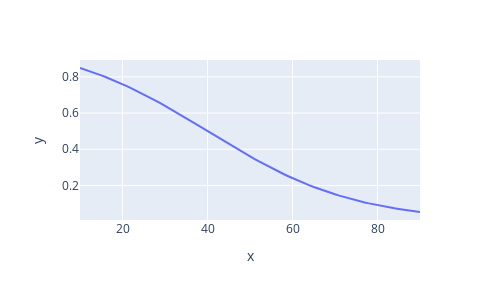

Here is the notebook cell this chart was saved with:
### Code cell
edad_regression = lambda x :1/(1+math.exp(alpha(90,10)-beta(90,10)*x))
f=pd.DataFrame([{"x":x,"y":edad_regression(x)} for x in range(10,90+1,1)])

fig = px.line(f, x="x", y="y", orientation="h",width=500,height=300)
fig.show()

### Figure 1 — Plotly figure (JSON) as saved in the notebook; plotly's stock layout.template omitted (floating-point values rounded to 4 significant figures)
{"data": [{"hovertemplate": "x=%{x}<br>y=%{y}<extra></extra>", "legendgroup": "", "line": {"color": "#636efa", "dash": "solid"}, "marker": {"symbol": "circle"}, "mode": "lines", "name": "", "orientation": "h", "showlegend": false, "type": "scatter", "x": [10, 11, 12, 13, 14, 15, 16, 17, 18, 19, 20, 21, 22, 23, 24, 25, 26, 27, 28, 29, 30, 31, 32, 33, 34, 35, 36, 37, 38, 39, 40, 41, 42, 43, 44, 45, 46, 47, 48, 49, 50, 51, 52, 53, 54, 55, 56, 57, 58, 59, 60, 61, 62, 63, 64, 65, 66, 67, 68, 69, 70, 71, 72, 73, 74, 75, 76, 77, 78, 79, 80, 81, 82, 83, 84, 85, 86, 87, 88, 89, 90], "xaxis": "x", "y": [0.849, 0.8415, 0.8337, 0.8255, 0.8171, 0.8083, 0.7992, 0.7898, 0.7801, 0.7701, 0.7597, 0.7491, 0.7381, 0.7268, 0.7153, 0.7034, 0.6912, 0.6788, 0.6661, 0.6532, 0.6401, 0.6267, 0.6131, 0.5994, 0.5855, 0.5715, 0.5573, 0.5431, 0.5288, 0.5144, 0.5, 0.4856, 0.4712, 0.4569, 0.4427, 0.4285, 0.4145, 0.4006, 0.3869, 0.3733, 0.3599, 0.3468, 0.3339, 0.3212, 0.3088, 0.2966, 0.2847, 0.2732, 0.2619, 0.2509, 0.2403, 0.2299, 0.2199, 0.2102, 0.2008, 0.1917, 0.1829, 0.1745, 0.1663, 0.1585, 0.151, 0.1437, 0.1368, 0.1302, 0.1238, 0.1177, 0.1118, 0.1062, 0.1009, 0.09578, 0.09091, 0.08626, 0.08183, 0.07761, 0.07359, 0.06976, 0.06611, 0.06265, 0.05935, 0.05622, 0.05324], "yaxis": "y"}], "layout": {"height": 300, "legend": {"tracegroupgap": 0}, "margin": {"t": 60}, "width": 500, "xaxis": {"anchor": "y", "autorange": true, "domain": [0, 1], "range": [10, 90], "title": {"text": "x"}, "type": "linear"}, "yaxis": {"anchor": "x", "autorange": true, "domain": [0, 1], "range": [0.00903, 0.8932], "title": {"text": "y"}, "type": "linear"}}}
